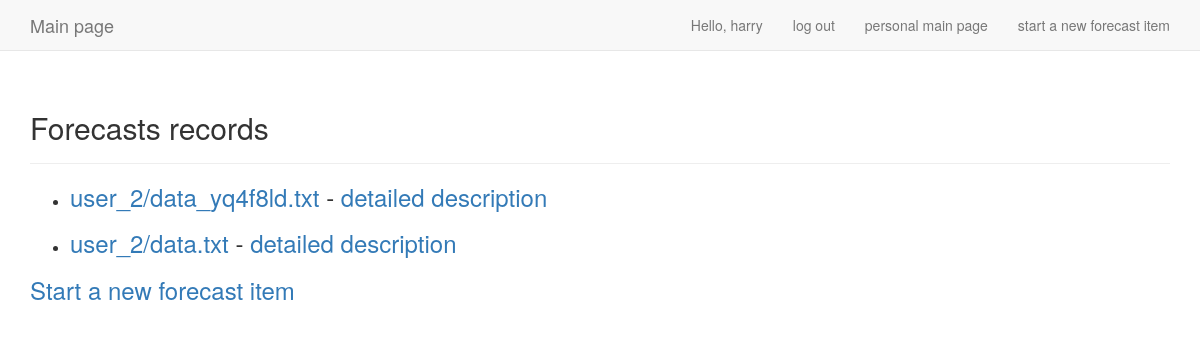
Before: /forecast/ (signed in) with the older database file.
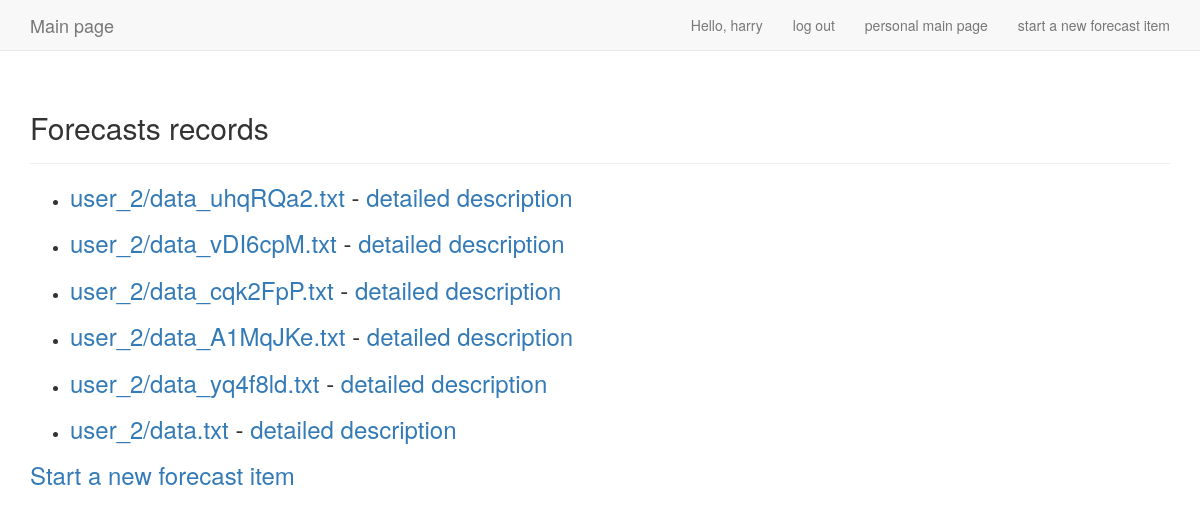
After: the same page with the newer database file.
### forecast/models.py (models this page shows, shortened)
class Upload(models.Model):
    owner = models.ForeignKey(User)
    userfiles = models.FileField(upload_to = user_directory_path)
    date_added = models.DateTimeField(auto_now_add =True)

### forecast/views.py (the view)
@login_required
def records(request):
    records = Upload.objects.filter(owner=request.user).order_by('-date_added')
    context = {'records':records}
    return render(request, 'forecast/index.html', context)

### forecast/templates/forecast/index.html (shortened to what this page needs)
{% extends "users/base.html" %}
{% load bootstrap3 %}
{% block header %}
    <h2>Forecasts records</h2>
{% endblock header%}
{% block content %}
<ul>
{% for upload in records %}
    <li>
    <h3>
    <a href="{% url 'forecast:itemdownload' upload.id %}">{{upload.userfiles}}</a> -
     <a href="{% url 'forecast:item' upload.id %}">detailed description</a>
    </h3>
    </li>
{% empty %}
    <li>There are no records for you.</li>
{% endfor %}
</ul>
<h3><a href="{% url 'forecast:upload' %}">Start a new forecast item</a></h3>
{% endblock content %}

### users/templates/users/base.html (shortened to what this page needs)
{% load bootstrap3 %}
<!DOCTYPE html>
<html lang="en">
    <head>
        {% bootstrap_css %}
    </head>
    <body>
        <nav class="navbar navbar-default navbar-static-top">
            <div class="container">
                <div class="navbar-header">
                    <a class="navbar-brand" href="{% url 'users:index' %}">
                        Main page </a>
                </div>
                <div id="navbar" class="navbar-collapse collapse">
                    <ul class="nav navbar-nav navbar-right">
                        {% if user.is_authenticated %}
                            <li><a>Hello, {{ user.username }}</a></li>
                            <li><a href="{% url 'users:logout' %}">log out</a></li>
                            <li><a href="{% url 'forecast:records' %}">personal main page</a></li>
                            <li><a href="{% url 'forecast:upload' %}">start a new forecast item</a></li>
                        {% else %}
                            <li><a href="{% url 'users:register' %}">register</a></li>
                            <li><a href="{% url 'users:login' %}">log in </a></li>
                        {% endif %}
                    </ul>
                </div>
            </div>
        </nav>
        <div class="container">
            <div class="page-header">
                {% block header %}{% endblock header %}
            </div>
            <div>
                {% block content %}{% endblock content %}
            </div>
        </div>
    </body>
</html>

Changed rows visible on the page:
added Upload: userfiles "user_2/data_uhqRQa2.txt"
added Upload: userfiles "user_2/data_vDI6cpM.txt"
added Upload: userfiles "user_2/data_cqk2FpP.txt"
added Upload: userfiles "user_2/data_A1MqJKe.txt"
